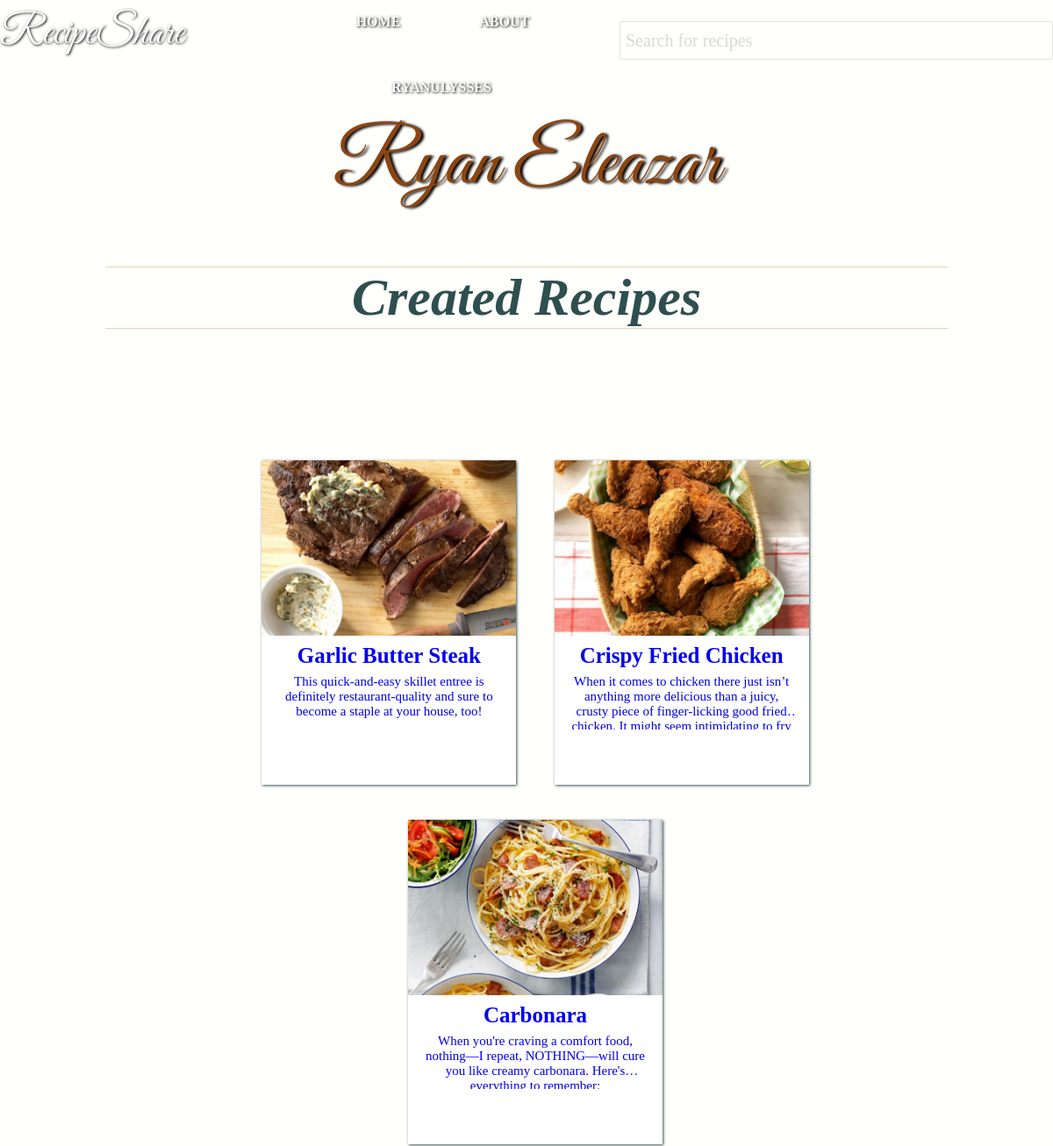
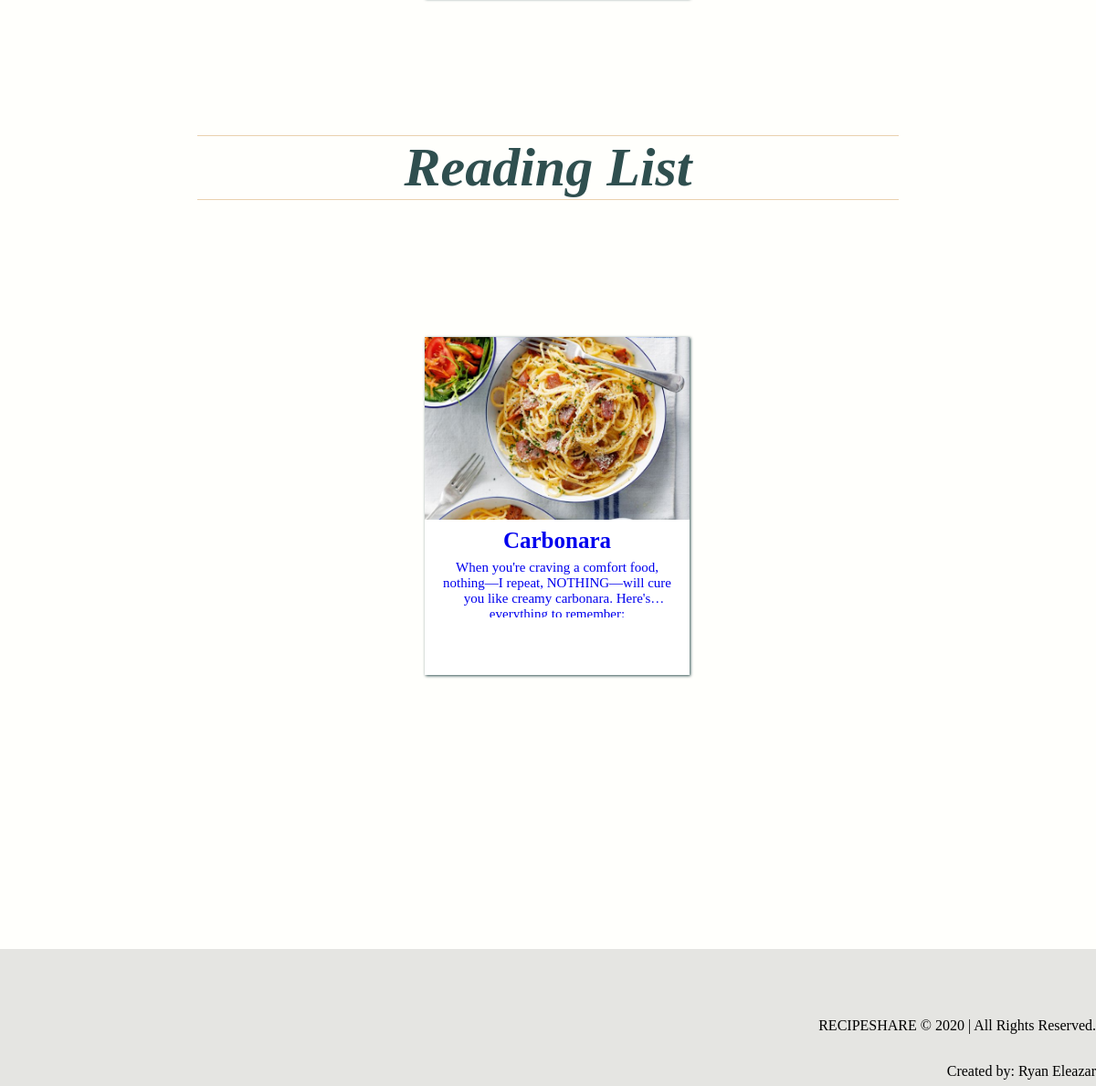
The app's page /profile/ryanulysses (signed in) with its own data (2 pictures, top to bottom).
### tables this page shows
CREATE TABLE user(id INTEGER  PRIMARY KEY, username VARCHAR(100) NOT NULL, password VARCHAR(100) NOT NULL, email VARCHAR(100) NOT NULL, firstname VARCHAR(100) NOT NULL, lastname VARCHAR(100) NOT NULL );

CREATE TABLE recipe(id INTEGER  PRIMARY KEY, dishname VARCHAR(100) NOT NULL, description TEXT NOT NULL, ingredients TEXT NOT NULL, directions TEXT NOT NULL, imagename VARCHAR(100) NOT NULL, author VARCHAR(100) NOT NULL, datetoday VARCHAR(100) NOT NULL);

### application.py (the view)
@app.route('/profile/<username>')
def profile(username):
    with sqlite3.connect('database.db') as conn:
        user = username
        currecipe = conn.cursor()
        currecipe.execute("SELECT * FROM recipe WHERE author = ?", [user])
        UsersRecipe = currecipe.fetchall()
        curuser = conn.cursor()
        curuser.execute("SELECT firstname,lastname FROM user WHERE username = ?",[user])
        UsersName = curuser.fetchall()
        curlist = conn.cursor()
        curlist.execute(
            "SELECT recipe.id, recipe.dishname, recipe.description, recipe.ingredients, recipe.directions, recipe.imagename, recipe.author FROM recipe INNER JOIN readinglist ON recipe.dishname = readinglist.dishname WHERE user = ?", [user])
        UsersReadingList = curlist.fetchall()
        return render_template('profile.html', UsersRecipe=UsersRecipe, UsersReadingList=UsersReadingList, username=user, UsersName = UsersName)

### templates/profile.html
{% extends "layout.html" %}
{% block content %}
<br>
<br>
<br>
<br>
<section id = 'profilebox'>
	<div class = 'headername'>
		{% for name in UsersName %}
			<h2>{{name[0]}} {{name[1]}}</h2>
		{% endfor %}
	</div>
		<section>
			<h1>Created Recipes</h1>
			<div id = 'profilerecipecontainer'>
					<div class = 'row searchcontainer'>
						{% for n in UsersRecipe %}
							<div class = 'column'>
								<a href = "{{ url_for('article', id = n[0], dishname = n[1])}}">
								<img src="{{ url_for('static' , filename = 'images/recipeimages/' + n[5])}}" height = 200px height = 220px>
								<h3> {{n[1]}}</h3>
								<div class = 'descriptionbox'>
									<p>{{n[2]}}</p>
								</div>
								</a>
								<br>
							</div>
						{% endfor %}
				</div>
			</div>
			<div class = 'container'>
				<h1>Reading List</h1>
			</div>
			<div id ='profilerecipecontainer'>
				<div class = 'row searchcontainer'>
					{% for n in UsersReadingList %}
						<div class = 'column'>
								<a href = "{{ url_for('article', id = n[0], dishname = n[1])}}">
								<img src="{{ url_for('static' , filename = 'images/recipeimages/' + n[5])}}" height = 200px height = 220px>
								<h3> {{n[1]}}</h3>
								<div class = 'descriptionbox'>
									<p>{{n[2]}}</p>
								</div>
								</a>
								<br>
							</div>
					{% endfor %}
				</div>
			</div>
		</section>
</section>
{% endblock %}

### static/style.css (style rules this page uses)
html { padding: 0; margin: 0; width: 100%; height: 100%; min-height: 100vh; }
body { background-color: #FFFFFC; color: #2F4F4F; width: 100%; height: 100%; margin: 0; padding: 0; overflow: auto; font-size:100%; }
.container { width: 80%; margin: 0 auto; overflow: hidden; padding: 0; }
.container::placeholder { color:#2F4F4F; font-family: 'Palatino Linotype', 'Book Antiqua', Palatino, serif; }
a { text-decoration: none; }
img { max-width: 100%; max-height: 100%; }
.row { padding: 0 ; position: relative; margin: 0; padding: 20px 0; display:inline-block; opacity: 0; transform: translateY(22px); transition: 1.6s all ease-in-out; }
.column { overflow: visible; width: 290px; height: 370px; background-color: #FFFF; box-shadow: 1px 1px 3px; text-align: center; padding: 0; margin: 20px; display: inline-block; position: relative; transition: transform.2s; }
.column h3 { font-size: 25px; margin-top: 5px; margin-bottom: 0; font-family: 'Palatino Linotype', 'Book Antiqua', Palatino, serif; }
.column p { font-size: 15px; font-family: 'Palatino Linotype', 'Book Antiqua', Palatino, serif; margin-top: 7px; }
.column img { max-height: 100%; width: 100%; object-fit: cover; }
.descriptionbox { height: 70px; width: 90%; margin: 0 auto; padding: 0; position: flex; overflow: hidden; display: -webkit-box; -webkit-line-clamp: 3; -webkit-box-orient: vertical; text-align: center; }
.searchcontainer { opacity: 1; transform: translateY(0px); }
#profilebox { width: 80%; margin: 5% auto; position: relative; font-size: 13px; overflow: hidden; min-height: 1000px; height: auto; display: flex; flex-direction: column; text-align: center; }
#profilebox h1 { border-top: 1px solid #ead1ae; border-bottom:1px solid #ead1ae; font-size: 60px; font-weight: bold; font-style: italic; font-family: 'Palatino Linotype', 'Book Antiqua', Palatino, serif; }
.headername { text-align: center; height: auto; z-index: 0; }
.headername h2 { font: 400 130px/0.8 'Great Vibes', Helvetica, sans-serif; text-shadow: 3px 1px 3px black; font-size: 90px; margin: 20px 20px; color: #8B4513; height: auto; z-index: 0; }
#profilerecipecontainer { width: 100%; margin: 0 10px; padding: 50px 0; overflow: auto; justify-content: center; text-align: center; position: relative; align-items: center; overflow-x: auto; overflow-y: hidden; }

### records on screen
user: firstname "Ryan", lastname "Eleazar"
recipe: imagename (picture), dishname "Garlic Butter Steak", description "This quick-and-easy skillet entree is definitely restaurant-quality and sure to become a staple at your house, too!"
recipe: imagename (picture), dishname "Crispy Fried Chicken", description "When it comes to chicken there just isn’t anything more delicious than a juicy, crusty piece of finger-licking good fried chicken. It might seem intimidating to…"
recipe: imagename (picture), dishname "Carbonara", description "When you're craving a comfort food, nothing—I repeat, NOTHING—will cure you like creamy carbonara. Here's everything to remember:"

### other values on screen
{{ session['username'] }} "RYANULYSSES"
